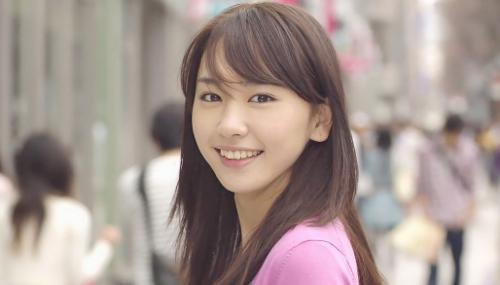
#> input picture Resources/gakki.jpg, 500 x 285 px
$ python test9.py
#> lines starting #> are read from the running program, lines starting #| are printed output that depends on the picture; after the words box and inside, x2 and y2 are one past the last pixel; in counts of white or black regions, pixels touching at a corner belong together
# 通道分离、合并
import cv2
scr = cv2.imread("../Resources/gakki.jpg")
#> scr is the input picture: shape (285, 500, 3); mean B, G, R 144.4, 150, 165.5
b,g,r = cv2.split(scr)
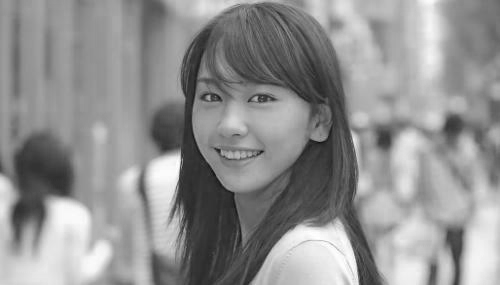
#> b: shape (285, 500); min 12, max 255, mean 144.4
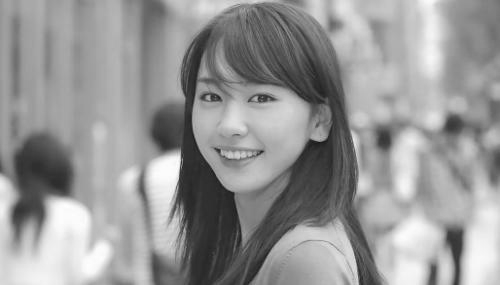
#> g: shape (285, 500); min 19, max 255, mean 150
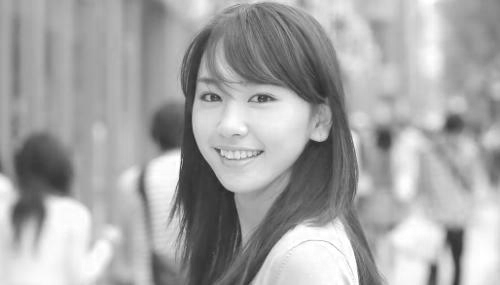
#> r: shape (285, 500); min 42, max 255, mean 165.5
cv2.imshow("blue", b)
cv2.imshow("red", r)
cv2.imshow("green", g)

scr[:,2,:] = 0
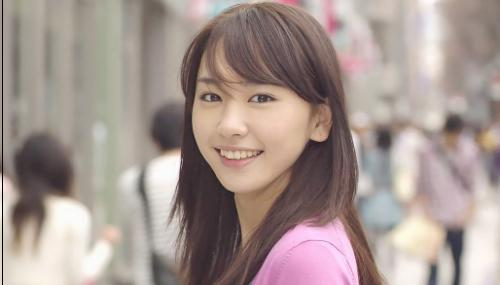
#> scr: shape (285, 500, 3); 0.2% of pixels changed, all inside (x1, y1, x2, y2) = (2, 0, 3, 285)
cv2.imshow("change img", scr)
scr2 = cv2.merge([b,g,r])
cv2.imshow("change2 img", scr2)
cv2.waitKey(0)
